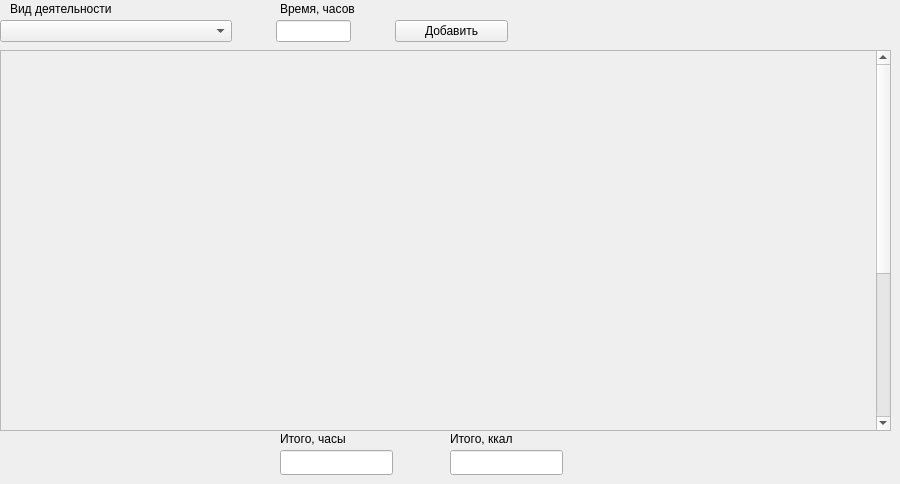
    <widget class="QWidget" name="tab_2">
     <attribute name="title">
      <string>Расчет потребности</string>
     </attribute>
     <widget class="QLabel" name="label_19">
      <property name="geometry">
       <rect>
        <x>10</x>
        <y>0</y>
        <width>131</width>
        <height>17</height>
       </rect>
      </property>
      <property name="text">
       <string>Вид деятельности</string>
      </property>
     </widget>
     <widget class="QLabel" name="label_20">
      <property name="geometry">
       <rect>
        <x>280</x>
        <y>0</y>
        <width>101</width>
        <height>17</height>
       </rect>
      </property>
      <property name="text">
       <string>Время, часов</string>
      </property>
     </widget>
     <widget class="QLineEdit" name="summa_kalori_potrach">
      <property name="geometry">
       <rect>
        <x>450</x>
        <y>450</y>
        <width>113</width>
        <height>25</height>
       </rect>
      </property>
     </widget>
     <widget class="QWidget" name="layoutWidget">
      <property name="geometry">
       <rect>
        <x>0</x>
        <y>20</y>
        <width>571</width>
        <height>27</height>
       </rect>
      </property>
      <layout class="QHBoxLayout" name="horizontalLayout_3" stretch="0,2,3">
       <property name="spacing">
        <number>44</number>
       </property>
       <property name="sizeConstraint">
        <enum>QLayout::SetFixedSize</enum>
       </property>
       <item>
        <widget class="QComboBox" name="sp_deistviya">
         <property name="enabled">
          <bool>true</bool>
         </property>
         <property name="sizePolicy">
          <sizepolicy hsizetype="Fixed" vsizetype="Fixed">
           <horstretch>0</horstretch>
           <verstretch>0</verstretch>
          </sizepolicy>
         </property>
         <property name="minimumSize">
          <size>
           <width>0</width>
           <height>0</height>
          </size>
         </property>
         <property name="maximumSize">
          <size>
           <width>232</width>
           <height>1000</height>
          </size>
         </property>
         <property name="sizeIncrement">
          <size>
           <width>0</width>
           <height>0</height>
          </size>
         </property>
         <property name="focusPolicy">
          <enum>Qt::StrongFocus</enum>
         </property>
         <property name="contextMenuPolicy">
          <enum>Qt::ActionsContextMenu</enum>
         </property>
         <item>
          <property name="text">
           <string/>
          </property>
         </item>
         <item>
          <property name="text">
           <string>Сон</string>
          </property>
         </item>
         <item>
          <property name="text">
           <string>Лежачее положение</string>
          </property>
         </item>
         <item>
          <property name="text">
           <string>Отых сидя</string>
          </property>
         </item>
         <item>
          <property name="text">
           <string>Отдых стоя</string>
          </property>
         </item>
         <item>
          <property name="text">
           <string>Одевание и снятие одежды и обуви</string>
          </property>
         </item>
         <item>
          <property name="text">
           <string>Физические упражнения(утренняя зарядка)</string>
          </property>
         </item>
         <item>
          <property name="text">
           <string>Уборка постели</string>
          </property>
         </item>
         <item>
          <property name="text">
           <string>Туалет</string>
          </property>
         </item>
         <item>
          <property name="text">
           <string>Ходьба по дому</string>
          </property>
         </item>
         <item>
          <property name="text">
           <string>Ходьба: прогулка медленная</string>
          </property>
         </item>
         <item>
          <property name="text">
           <string>Ходьба в обычном темпе</string>
          </property>
         </item>
         <item>
          <property name="text">
           <string>Ходьба с грузом 10кг</string>
          </property>
         </item>
         <item>
          <property name="text">
           <string>Ходьба в гору(медленная)</string>
          </property>
         </item>
         <item>
          <property name="text">
           <string>Ходьба в гору(в обычном темпе)</string>
          </property>
         </item>
         <item>
          <property name="text">
           <string>Ходьба в гору(быстрая)</string>
          </property>
         </item>
         <item>
          <property name="text">
           <string>Ходьба в гору в обычном темпе с грузом 10кг</string>
          </property>
         </item>
         <item>
          <property name="text">
           <string>Ходьба под гору(медленная)</string>
          </property>
         </item>
         <item>
          <property name="text">
           <string>Ходьба под гору(в обычном темпе)</string>
          </property>
         </item>
         <item>
          <property name="text">
           <string>Ходьба под гору(быстрая)</string>
          </property>
         </item>
         <item>
          <property name="text">
           <string>Ходьба под гору с нагрузкой</string>
          </property>
         </item>
         <item>
          <property name="text">
           <string>Ходьба под гору по снежной дороге</string>
          </property>
         </item>
         <item>
          <property name="text">
           <string>Прием пищи</string>
          </property>
         </item>
         <item>
          <property name="text">
           <string>Езда в транспорте</string>
          </property>
         </item>
         <item>
          <property name="text">
           <string>Приготовление пищи и уход за детьми</string>
          </property>
         </item>
         <item>
          <property name="text">
           <string>Мытье посуды</string>
          </property>
         </item>
         <item>
          <property name="text">
           <string>Стирка вручную</string>
          </property>
         </item>
         <item>
          <property name="text">
           <string>Подметание пола</string>
          </property>
         </item>
         <item>
          <property name="text">
           <string>Чтение учеба</string>
          </property>
         </item>
         <item>
          <property name="text">
           <string>Хозяйственные работы по дому</string>
          </property>
         </item>
         <item>
          <property name="text">
           <string>Студенты: слушание лекции, работа в лаборатории сидя</string>
          </property>
         </item>
         <item>
          <property name="text">
           <string>Студенты: занятие на уроках</string>
          </property>
         </item>
         <item>
          <property name="text">
           <string>Студенты: перерыв между занятиями</string>
          </property>
         </item>
         <item>
          <property name="text">
           <string>Студенты: чтение вслух</string>
          </property>
         </item>
         <item>
          <property name="text">
           <string>Студенты: работа в лаборатории стоя</string>
          </property>
         </item>
         <item>
          <property name="text">
           <string>Научные работники: просмотр научной литературы</string>
          </property>
         </item>
         <item>
          <property name="text">
           <string>Научные работники: реферирование научной литературы</string>
          </property>
         </item>
         <item>
          <property name="text">
           <string>Научные работники: обсуждение научных проблем</string>
          </property>
         </item>
         <item>
          <property name="text">
           <string>Научные работники: выполнение научного эксперимента</string>
          </property>
         </item>
         <item>
          <property name="text">
           <string>Научные работники: работа за компьютером</string>
          </property>
         </item>
         <item>
          <property name="text">
           <string>Плавание</string>
          </property>
         </item>
         <item>
          <property name="text">
           <string>Гребля</string>
          </property>
         </item>
         <item>
          <property name="text">
           <string>Езда на велосипеде</string>
          </property>
         </item>
         <item>
          <property name="text">
           <string>Катание на коньках</string>
          </property>
         </item>
         <item>
          <property name="text">
           <string>Катание на лыжах: передвижение по пересеченной местности</string>
          </property>
         </item>
         <item>
          <property name="text">
           <string>Катание на лыжах: учебные занятия(тренировки)</string>
          </property>
         </item>
         <item>
          <property name="text">
           <string>Пение</string>
          </property>
         </item>
         <item>
          <property name="text">
           <string>Бальные танцы (вальс)</string>
          </property>
         </item>
         <item>
          <property name="text">
           <string>Быстрые танцы</string>
          </property>
         </item>
         <item>
          <property name="text">
           <string>Вождение автомобиля, автобуса</string>
          </property>
         </item>
         <item>
          <property name="text">
           <string>Баскетбол</string>
          </property>
         </item>
         <item>
          <property name="text">
           <string>Футбол</string>
          </property>
         </item>
         <item>
          <property name="text">
           <string>Волейбол</string>
          </property>
         </item>
         <item>
          <property name="text">
           <string>Гимнастика</string>
          </property>
         </item>
         <item>
          <property name="text">
           <string>Йога</string>
          </property>
         </item>
         <item>
          <property name="text">
           <string>Занятия аэробикой</string>
          </property>
         </item>
         <item>
          <property name="text">
           <string>Аэробика интенсивная</string>
          </property>
         </item>
         <item>
          <property name="text">
           <string>Аэробика легкая</string>
          </property>
         </item>
         <item>
          <property name="text">
           <string>Бег 10 км/ч</string>
          </property>
         </item>
         <item>
          <property name="text">
           <string>Бег 12 км/ч</string>
          </property>
         </item>
         <item>
          <property name="text">
           <string>Бег 16 км/ч</string>
          </property>
         </item>
         <item>
          <property name="text">
           <string>Тренировка с отягощениями</string>
          </property>
         </item>
        </widget>
       </item>
       <item>
        <widget class="QLineEdit" name="time"/>
       </item>
       <item>
        <widget class="QPushButton" name="pushButton_3">
         <property name="text">
          <string>Добавить</string>
         </property>
        </widget>
       </item>
      </layout>
     </widget>
     <widget class="QLineEdit" name="sum_time">
      <property name="geometry">
       <rect>
        <x>280</x>
        <y>450</y>
        <width>113</width>
        <height>25</height>
       </rect>
      </property>
     </widget>
     <widget class="QLabel" name="label_29">
      <property name="geometry">
       <rect>
        <x>450</x>
        <y>430</y>
        <width>101</width>
        <height>17</height>
       </rect>
      </property>
      <property name="text">
       <string>Итого, ккал</string>
      </property>
     </widget>
     <widget class="QLabel" name="label_30">
      <property name="geometry">
       <rect>
        <x>280</x>
        <y>430</y>
        <width>101</width>
        <height>17</height>
       </rect>
      </property>
      <property name="text">
       <string>Итого, часы</string>
      </property>
     </widget>
     <widget class="QScrollArea" name="scrollArea">
      <property name="geometry">
       <rect>
        <x>0</x>
        <y>50</y>
        <width>891</width>
        <height>381</height>
       </rect>
      </property>
      <property name="sizePolicy">
       <sizepolicy hsizetype="Expanding" vsizetype="Expanding">
        <horstretch>0</horstretch>
        <verstretch>0</verstretch>
       </sizepolicy>
      </property>
      <property name="sizeIncrement">
       <size>
        <width>0</width>
        <height>0</height>
       </size>
      </property>
      <property name="focusPolicy">
       <enum>Qt::StrongFocus</enum>
      </property>
      <property name="frameShape">
       <enum>QFrame::StyledPanel</enum>
      </property>
      <property name="verticalScrollBarPolicy">
       <enum>Qt::ScrollBarAlwaysOn</enum>
      </property>
      <property name="sizeAdjustPolicy">
       <enum>QAbstractScrollArea::AdjustToContents</enum>
      </property>
      <property name="widgetResizable">
       <bool>false</bool>
      </property>
      <widget class="QWidget" name="scrollAreaWidgetContents">
       <property name="geometry">
        <rect>
         <x>0</x>
         <y>0</y>
         <width>875</width>
         <height>639</height>
        </rect>
       </property>
       <widget class="QWidget" name="verticalLayoutWidget">
        <property name="geometry">
         <rect>
          <x>0</x>
          <y>0</y>
          <width>871</width>
          <height>621</height>
         </rect>
        </property>
        <layout class="QVBoxLayout" name="verticalLayout_7"/>
       </widget>
      </widget>
     </widget>
    </widget>
